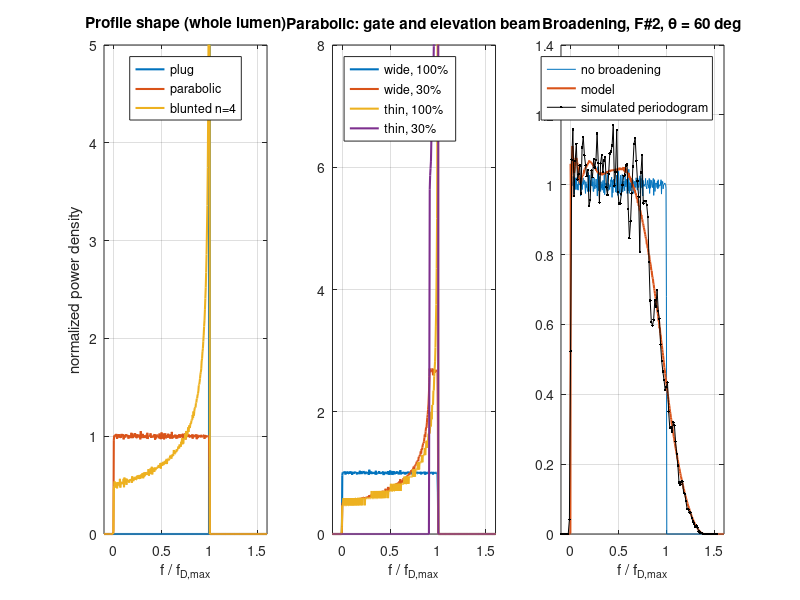

The MATLAB script that drew this image:
%% m29_doppler_spectrum_profile.m
% Purpose : Doppler power spectrum of flow in a straight vessel. The spectrum
%           is the histogram of f_D = 2 v f0 cos(theta)/c over the scatterers
%           in the sample volume, broadened by the spread of beam angles
%           across the aperture (geometric = transit-time broadening).
%           Part 1: plug, parabolic and blunted profiles, full-lumen gate.
%           Part 2: gate size and elevation beam (thin vs wide).
%           Part 3: geometric broadening and the max-velocity overestimate.
%           Part 4: simulated slow-time signal + averaged periodogram check.
%           Part 5: STFT window length vs frequency/time resolution.
% Change  : theta, vmax, a, F-number (alpha), gate length, Nw.
% Expect  : f0 = 5 MHz, theta = 60 deg, vmax = 0.8 m/s: fDmax = 2597 Hz.
%           Parabolic profile, whole lumen, wide elevation beam: flat
%           spectrum, mean = fDmax/2 = 1299 Hz. Thin elevation beam: the
%           spectrum rises toward fDmax. F# 2 (alpha = 14.0 deg): the
%           broadened spectrum extends to fDmax*(1 + alpha*tan(theta)) =
%           1.42 fDmax; at -20 dB of its plateau it ends near 1.33 fDmax.
%           Hann window, PRF 5 kHz: Nw = 128 -> bin 39.1 Hz, -6 dB width
%           2.00 bins = 78 Hz, 25.6 ms.
rng(1);

%% Parameters
c     = 1540;          % speed of sound (m/s)
f0    = 5e6;           % centre frequency (Hz)
theta = 60*pi/180;     % beam-to-flow angle (rad)
a     = 3e-3;          % vessel radius (m)
vmax  = 0.8;           % centreline velocity (m/s)
Fnum  = 2;             % F-number of tx and rx apertures
alpha = atan(1/(2*Fnum));   % aperture half-angle (rad)
fDmax = 2*vmax*f0*cos(theta)/c;
fprintf('fDmax = %.0f Hz (v = %.2f m/s, f0 = %.1f MHz, theta = %d deg)\n', fDmax, vmax, f0/1e6, round(theta*180/pi));

nb   = 400;                          % frequency bins over [-0.1, 1.6] fDmax
fax  = linspace(-0.1, 1.6, nb) * fDmax;  df = fax(2) - fax(1);
hist1 = @(f, w) accumarray(min(max(round((f(:) - fax(1))/df) + 1, 1), nb), w(:), [nb 1])' / (sum(w(:)) * df);

% Cross-section coordinates: u = in-plane distance from the axis (u = s sin(theta),
% s along the beam), y = elevation. Uniform fine grid over the square, masked to the lumen.
ng = 801;  [U, Y] = meshgrid(linspace(-a, a, ng));  R2 = (U.^2 + Y.^2) / a^2;  in = R2 < 1;
prof = {@(r2) ones(size(r2)), @(r2) 1 - r2, @(r2) 1 - r2.^2};   % plug, parabolic, blunted (n = 4)
pname = {'plug', 'parabolic', 'blunted n=4'};

%% Part 1: profile shape, full-lumen gate, wide elevation beam
S1 = zeros(3, nb);
fprintf('Part 1 (whole lumen, wide elevation beam):\n');
for k = 1:3
    v = vmax * prof{k}(R2(in));  f = 2*v*f0*cos(theta)/c;
    S1(k, :) = hist1(f, ones(size(f)));
    fprintf('  %-12s mean f = %6.0f Hz (%.3f fDmax)   mean v = %.3f m/s\n', pname{k}, mean(f), mean(f)/fDmax, mean(v));
end

%% Part 2: gate length and elevation beam (parabolic profile)
fprintf('Part 2 (parabolic):\n');
gates = [1 0.3];  S2 = zeros(4, nb);  ii = 0;
for elev = [1 0]                      % 1 = wide elevation beam, 0 = thin (y = 0 only)
    for g = gates                     % gate covers |u| < g*a (centred)
        ii = ii + 1;
        if elev, m = in & abs(U) < g*a; uu = U(m); yy = Y(m);
        else,    uu = linspace(-g*a, g*a, 4001)'; yy = zeros(size(uu)); end
        f = 2*vmax*(1 - (uu.^2 + yy.^2)/a^2)*f0*cos(theta)/c;
        S2(ii, :) = hist1(f, ones(size(f)));
        enames = {'thin', 'wide'};
        fprintf('  elevation %-5s gate %3.0f %% of lumen: mean f = %.3f fDmax, min f = %.3f fDmax\n', ...
            enames{elev + 1}, 100*g, mean(f)/fDmax, min(f)/fDmax);
    end
end

%% Part 3: geometric broadening (tx and rx angles uniform in theta +/- alpha)
% f = v f0 (cos(theta_t) + cos(theta_r))/c ; linearized: triangle of half-width alpha*tan(theta)*f_D
v = vmax * prof{2}(R2(in));  v = v(randperm(numel(v), 20000));   % random subset of the lumen
fD = 2*v*f0*cos(theta)/c;
nd = 41;  d = linspace(-alpha, alpha, nd);  [Dt, Dr] = meshgrid(d);
fac = (cos(theta + Dt(:)) + cos(theta + Dr(:))) / (2*cos(theta));     % exact angle factor
fB = fD(:) * fac';                                          % every scatterer x angle pair
S3 = hist1(fB(:), ones(numel(fB), 1));
plateau = median(S1(2, fax > 0.2*fDmax & fax < 0.8*fDmax));
iEnd = find(S3 > 0.01*plateau, 1, 'last');
fprintf('Part 3: alpha = %.1f deg (F# %d): full extent = %.3f fDmax (exact cos(theta-alpha)/cos(theta) = %.3f, linear 1 + alpha tan(theta) = %.3f)\n', ...
    alpha*180/pi, Fnum, max(fB(:))/fDmax, cos(theta - alpha)/cos(theta), 1 + alpha*tan(theta));
fprintf('        -20 dB envelope edge = %.3f fDmax -> apparent vmax = %.3f m/s (true %.2f)\n', fax(iEnd)/fDmax, vmax*fax(iEnd)/fDmax, vmax);
fprintf('        mean f unchanged? %.3f vs %.3f fDmax\n', mean(fB(:))/fDmax, mean(fD)/fDmax);

%% Part 4: simulated slow-time signal and averaged periodogram (parabolic, broadened)
% Each segment is an independent realization of K scatterers (uniform over the disk,
% random tx/rx angles within +/- alpha, complex Gaussian amplitudes) plus white noise.
PRF = 8e3;  Nw = 256;  nseg = 200;  K = 300;  t = (0:Nw-1)/PRF;
win = 0.5 - 0.5*cos(2*pi*(0:Nw-1)'/Nw);  P = zeros(Nw, 1);  fsum = 0;
for s = 1:nseg
    rr = sqrt(rand(K,1));
    fk = 2*vmax*(1 - rr.^2)*f0*cos(theta)/c .* ((cos(theta + alpha*(2*rand(K,1)-1)) + cos(theta + alpha*(2*rand(K,1)-1))) / (2*cos(theta)));
    amp = (randn(1,K) + 1j*randn(1,K))/sqrt(2);
    seg = (amp * exp(2j*pi*fk*t)).';                         % Nw x 1 slow-time IQ
    seg = seg + sqrt(K*1e-3) * (randn(Nw,1) + 1j*randn(Nw,1))/sqrt(2);   % SNR 30 dB
    P = P + abs(fft(seg .* win)).^2;  fsum = fsum + mean(fk);
end
P = fftshift(P);  fP = (-Nw/2:Nw/2-1)'*PRF/Nw;
fprintf('Part 4: periodogram mean f = %.0f Hz; model mean = %.0f Hz (K = %d scatterers x %d segments)\n', ...
    sum(fP.*P)/sum(P), mean(fB(:)), K, nseg);

%% Part 5: STFT resolution (Hann window)
fprintf('Part 5: STFT at PRF = 5 kHz, Hann window\n   Nw   bin(Hz)  -6dB width(Hz)  dt(ms)  dv at theta=0 (mm/s)\n');
PRF5 = 5e3;
for Nw = [32 64 128 256]
    w = 0.5 - 0.5*cos(2*pi*(0:Nw-1)'/Nw);  Z = 64*Nw;
    W = abs(fft(w, Z));  W = W / W(1);  k6 = find(W < 0.5, 1) - 1;   % first bin below -6 dB
    w6 = 2 * k6 / Z * PRF5;                                            % two-sided -6 dB width (Hz)
    fprintf('  %4d   %6.1f     %6.1f        %5.1f     %6.1f\n', Nw, PRF5/Nw, w6, Nw/PRF5*1e3, c*w6/(2*f0)*1e3);
end

%% Figures
figure('Position', [50 50 1100 380]);
subplot(1,3,1); plot(fax/fDmax, S1*fDmax, 'LineWidth', 1.5); xlabel('f / f_{D,max}'); ylabel('normalized power density');
title('Profile shape (whole lumen)'); legend(pname, 'Location', 'north'); ylim([0 5]); xlim([-0.1 1.6]); grid on;
subplot(1,3,2); plot(fax/fDmax, S2*fDmax, 'LineWidth', 1.5); xlabel('f / f_{D,max}'); ylim([0 8]); xlim([-0.1 1.6]); grid on;
title('Parabolic: gate and elevation beam'); legend('wide, 100%', 'wide, 30%', 'thin, 100%', 'thin, 30%', 'Location', 'northwest');
subplot(1,3,3); plot(fax/fDmax, S1(2,:)*fDmax, fax/fDmax, S3*fDmax, 'LineWidth', 1.5); hold on;
pl = median(P(fP > 0.2*fDmax & fP < 0.6*fDmax));  pm = median(S3(fax > 0.2*fDmax & fax < 0.6*fDmax));
plot(fP/fDmax, P/pl*pm*fDmax, 'k.-'); xlabel('f / f_{D,max}'); grid on; xlim([-0.1 1.6]);
title(sprintf('Broadening, F#%d, \\theta = %d deg', Fnum, round(theta*180/pi))); legend('no broadening', 'model', 'simulated periodogram');
